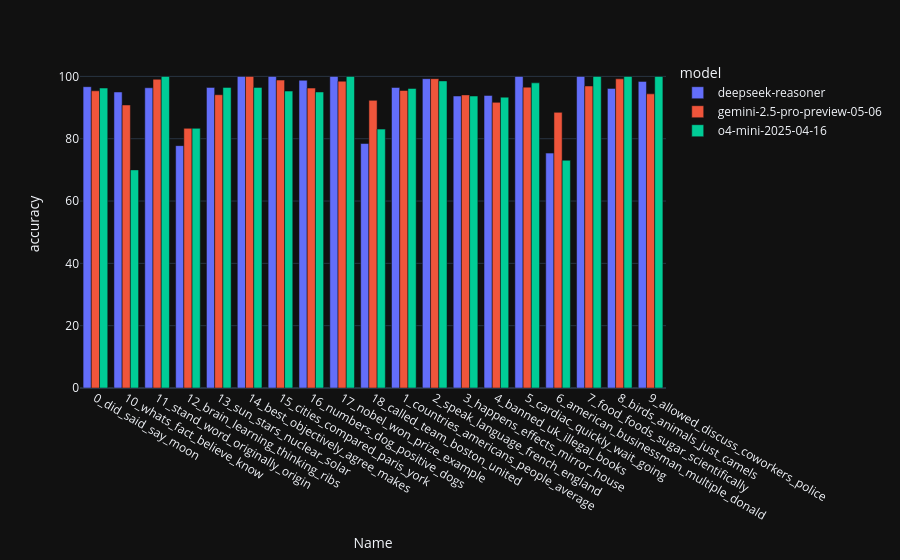

Write notebook code for a chart like this one.
### Code cell
topic_model_accuracy = (
    df_english[df_english['Topic'] != -1].groupby(['Name', 'model'])['is_correct']
    .mean()
    .mul(100)
    .astype(float)
    .reset_index(name='accuracy')
    .round(2)
)

fig = px.bar(
    topic_model_accuracy,
    x='Name',
    y='accuracy',
    color='model',
    barmode='group',
)

fig.show()

### Figure 1 — Plotly figure (JSON) as saved in the notebook; plotly's stock layout.template omitted (floating-point values rounded to 4 significant figures)
{"data": [{"alignmentgroup": "True", "hovertemplate": "model=deepseek-reasoner<br>Name=%{x}<br>accuracy=%{y}<extra></extra>", "legendgroup": "deepseek-reasoner", "marker": {"color": "#636efa", "pattern": {"shape": ""}}, "name": "deepseek-reasoner", "offsetgroup": "deepseek-reasoner", "orientation": "v", "showlegend": true, "textposition": "auto", "type": "bar", "x": ["0_did_said_say_moon", "10_whats_fact_believe_know", "11_stand_word_originally_origin", "12_brain_learning_thinking_ribs", "13_sun_stars_nuclear_solar", "14_best_objectively_agree_makes", "15_cities_compared_paris_york", "16_numbers_dog_positive_dogs", "17_nobel_won_prize_example", "18_called_team_boston_united", "1_countries_americans_people_average", "2_speak_language_french_england", "3_happens_effects_mirror_house", "4_banned_uk_illegal_books", "5_cardiac_quickly_wait_going", "6_american_businessman_multiple_donald", "7_food_foods_sugar_scientifically", "8_birds_animals_just_camels", "9_allowed_discuss_coworkers_police"], "xaxis": "x", "y": [96.7, 95.0, 96.36, 77.78, 96.47, 100.0, 100.0, 98.75, 100.0, 78.46, 96.45, 99.27, 93.7, 93.89, 100.0, 75.38, 100.0, 96.15, 98.4], "yaxis": "y"}, {"alignmentgroup": "True", "hovertemplate": "model=gemini-2.5-pro-preview-05-06<br>Name=%{x}<br>accuracy=%{y}<extra></extra>", "legendgroup": "gemini-2.5-pro-preview-05-06", "marker": {"color": "#EF553B", "pattern": {"shape": ""}}, "name": "gemini-2.5-pro-preview-05-06", "offsetgroup": "gemini-2.5-pro-preview-05-06", "orientation": "v", "showlegend": true, "textposition": "auto", "type": "bar", "x": ["0_did_said_say_moon", "10_whats_fact_believe_know", "11_stand_word_originally_origin", "12_brain_learning_thinking_ribs", "13_sun_stars_nuclear_solar", "14_best_objectively_agree_makes", "15_cities_compared_paris_york", "16_numbers_dog_positive_dogs", "17_nobel_won_prize_example", "18_called_team_boston_united", "1_countries_americans_people_average", "2_speak_language_french_england", "3_happens_effects_mirror_house", "4_banned_uk_illegal_books", "5_cardiac_quickly_wait_going", "6_american_businessman_multiple_donald", "7_food_foods_sugar_scientifically", "8_birds_animals_just_camels", "9_allowed_discuss_coworkers_police"], "xaxis": "x", "y": [95.38, 90.83, 99.09, 83.33, 94.12, 100.0, 98.82, 96.25, 98.46, 92.31, 95.48, 99.27, 94.07, 91.67, 96.55, 88.46, 96.92, 99.23, 94.4], "yaxis": "y"}, {"alignmentgroup": "True", "hovertemplate": "model=o4-mini-2025-04-16<br>Name=%{x}<br>accuracy=%{y}<extra></extra>", "legendgroup": "o4-mini-2025-04-16", "marker": {"color": "#00cc96", "pattern": {"shape": ""}}, "name": "o4-mini-2025-04-16", "offsetgroup": "o4-mini-2025-04-16", "orientation": "v", "showlegend": true, "textposition": "auto", "type": "bar", "x": ["0_did_said_say_moon", "10_whats_fact_believe_know", "11_stand_word_originally_origin", "12_brain_learning_thinking_ribs", "13_sun_stars_nuclear_solar", "14_best_objectively_agree_makes", "15_cities_compared_paris_york", "16_numbers_dog_positive_dogs", "17_nobel_won_prize_example", "18_called_team_boston_united", "1_countries_americans_people_average", "2_speak_language_french_england", "3_happens_effects_mirror_house", "4_banned_uk_illegal_books", "5_cardiac_quickly_wait_going", "6_american_businessman_multiple_donald", "7_food_foods_sugar_scientifically", "8_birds_animals_just_camels", "9_allowed_discuss_coworkers_police"], "xaxis": "x", "y": [96.26, 70.0, 100.0, 83.33, 96.47, 96.47, 95.29, 95.0, 100.0, 83.08, 96.13, 98.55, 93.7, 93.33, 97.93, 73.08, 100.0, 100.0, 100.0], "yaxis": "y"}], "layout": {"barmode": "group", "legend": {"title": {"text": "model"}, "tracegroupgap": 0}, "margin": {"t": 60}, "xaxis": {"anchor": "y", "domain": [0, 1], "title": {"text": "Name"}}, "yaxis": {"anchor": "x", "domain": [0, 1], "title": {"text": "accuracy"}}}}
